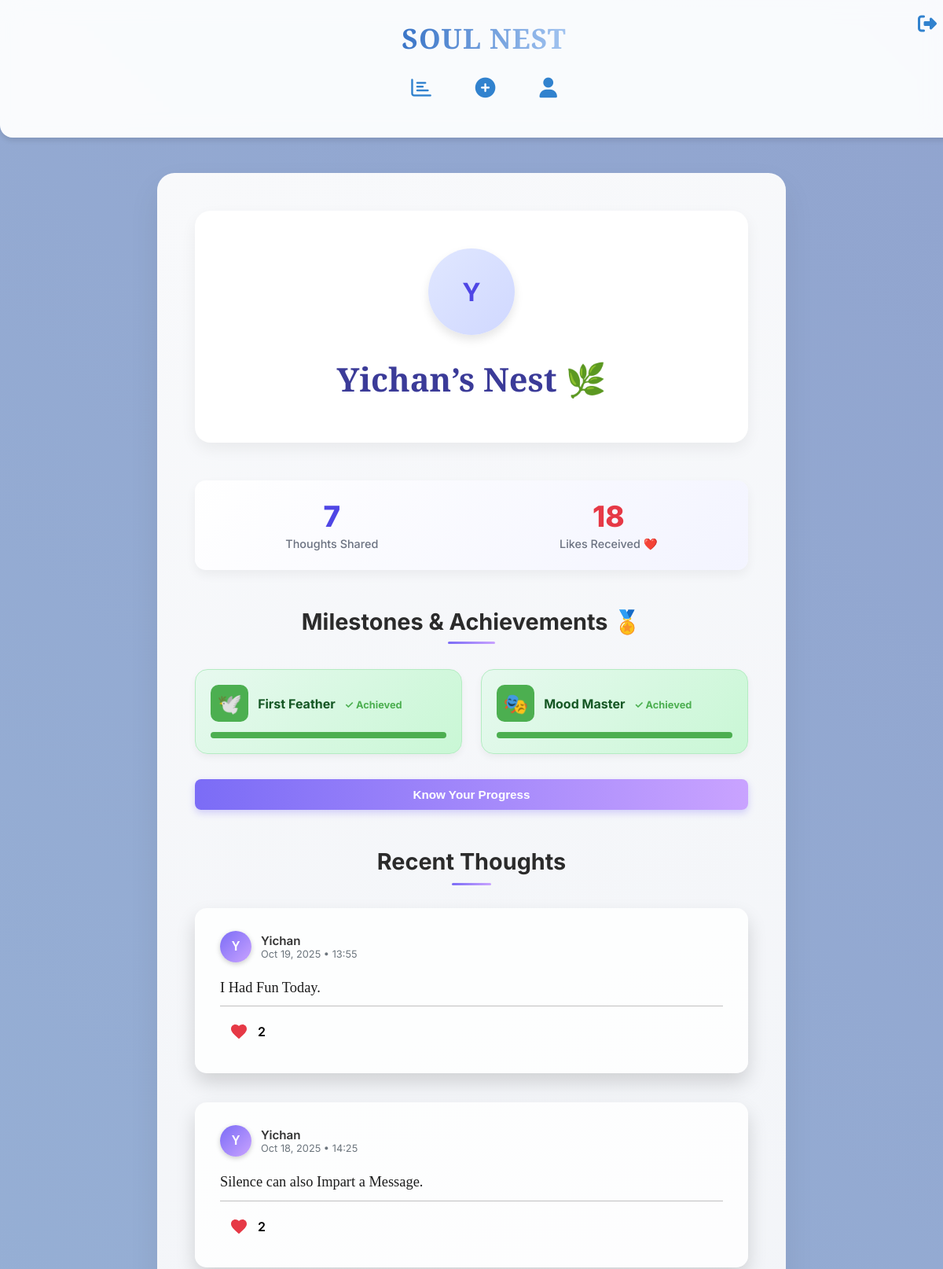
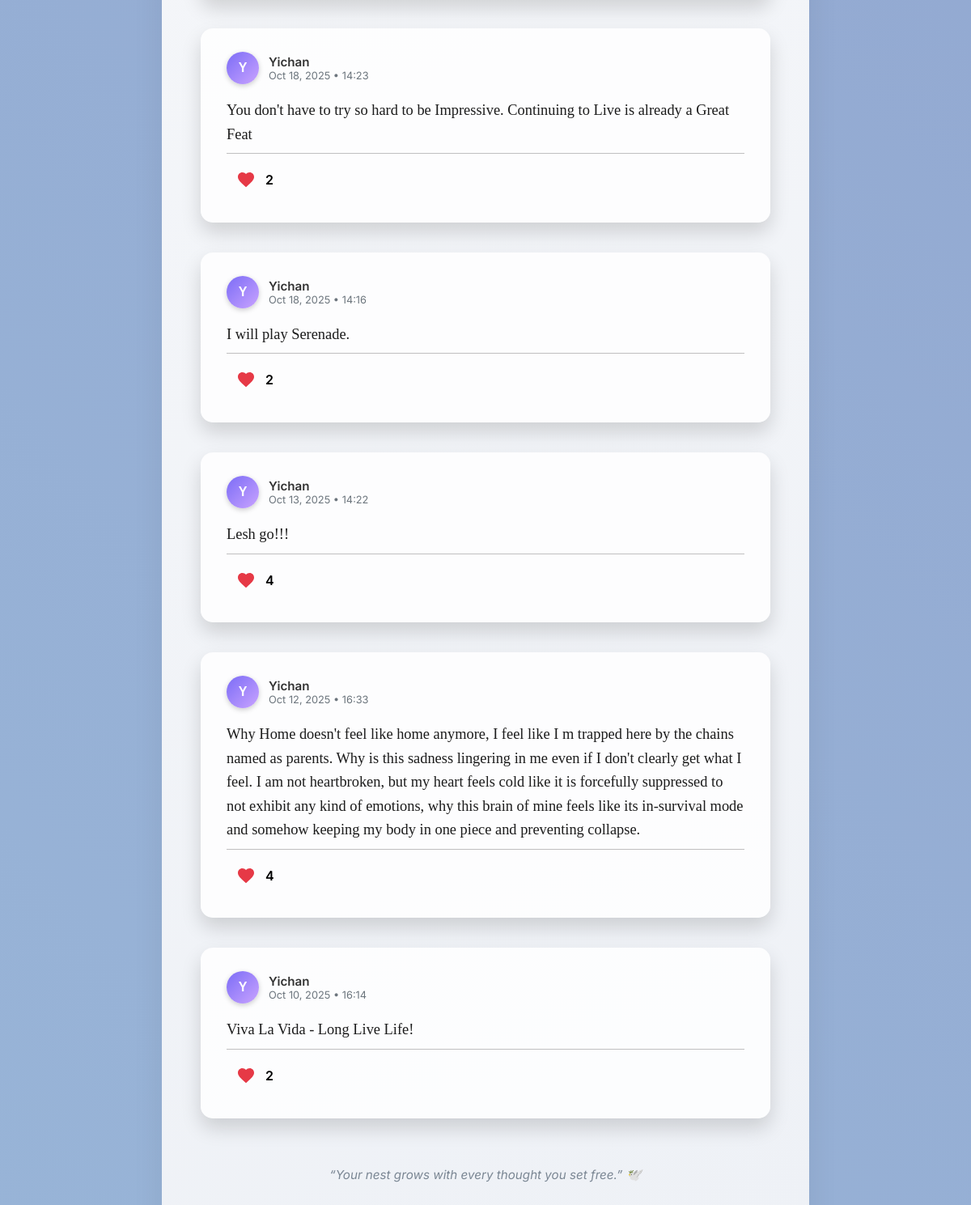
Screenshot of /profile/3 (signed in) with the database file from the repository (2 pictures, top to bottom).
### models.py (models this page shows, shortened)
class User(db.Model, UserMixin):
    id = db.Column(db.Integer, primary_key=True)
    username = db.Column(db.String(80), nullable=False, unique=True)
    password = db.Column(db.String(200), nullable=False)
    profile_image = db.Column(db.String(200), nullable=True)
    liked_thoughts = db.relationship(
        'Thought', secondary='likes',
        back_populates='liked_by', lazy='dynamic'
    )
    def total_likes_received(self):
        return sum(thought.liked_by.count() for thought in self.thoughts)

class Thought(db.Model):
    id = db.Column(db.Integer, primary_key=True)
    content = db.Column(db.Text, nullable=False)
    user_id = db.Column(db.Integer, db.ForeignKey('user.id'), nullable=False)
    timestamp = db.Column(db.DateTime, default=datetime.utcnow)
    mood = db.Column(db.String(50), nullable=True)
    comments = db.relationship('Comment', backref='thought', lazy='select')
    user = db.relationship('User', backref=db.backref('thoughts', lazy=True))
    liked_by = db.relationship(
        'User', secondary='likes',
        back_populates='liked_thoughts', lazy='dynamic' # Keep dynamic for efficiency
    )
    def is_liked_by(self, user):
        return self.liked_by.filter(likes.c.user_id == user.id).first() is not None
    def like_count(self):
        return self.liked_by.count()

### app.py (the view)
@app.route('/profile/<int:user_id>')
@login_required
def user_profile(user_id):
    user_to_view = User.query.get_or_404(user_id)
    user_posts = sorted(user_to_view.thoughts, key=lambda t: t.timestamp, reverse=True)
    total_likes = user_to_view.total_likes_received()
    milestones = get_milestones(user_to_view)
    return render_template(
        'profile.html',
        user=user_to_view,
        posts=user_posts,
        total_likes=total_likes,
        milestones=milestones
    )

### app.py (called while the page is built)
@login_manager.user_loader
def load_user(user_id):
    return User.query.get(int(user_id))  # Loads user by ID

### milestones.py (called while the page is built)
def create_badge(name, icon, current, target):
    achieved = current >= target
    target = max(target, 1)  # avoid division by zero
    progress = f"{min(current, target)}/{target}"
    percentage = min(int((min(current, target) / target) * 100), 100)
    return {
        'name': name,
        'icon': icon,
        'progress': progress,
        'percentage': percentage,
        'achieved': achieved
    }

def calculate_streak_badge(user):
    if not user.thoughts:
        return None
    unique_dates = sorted({t.timestamp.date() for t in user.thoughts}, reverse=True)
    streak_days = 0
    last_date = datetime.utcnow().date() + timedelta(days=1)
    for current_date in unique_dates:
        diff = (last_date - current_date).days
        if diff == 1:
            streak_days += 1
            last_date = current_date
        elif diff == 0:
            last_date = current_date
        else:
            break
    today = datetime.utcnow().date()
    if unique_dates and (today - unique_dates[0]).days > 1:
        return None  # streak broken
    STREAK_TARGET = 7
    if streak_days >= 3:
        return create_badge("Soul Architect", "🔥", streak_days, STREAK_TARGET)
    return None

### templates/profile.html (shortened to what this page needs)
{% extends "base.html" %}
{% from 'macros.html' import render_thought_card %}
{% block content %}
<div class="profile-container" style="
    max-width: 1000px;
    margin: 4rem auto 6rem;
    padding: 3rem 3rem 5rem;
    background: linear-gradient(160deg, #f8f9fb 0%, #eef1f6 100%);
    border-radius: 22px;
    box-shadow: 0 18px 40px rgba(0, 0, 0, 0.07);
">
    <div class="profile-header-card" data-aos="fade-up" style="
        text-align: center;
        padding: 3rem 2rem;
        border-radius: 20px;
        background: #ffffff;
        box-shadow: 0 8px 20px rgba(0, 0, 0, 0.06);
        margin-bottom: 3rem;
        transition: all 0.3s ease;
    ">
        {% if user.profile_image %}
            <img src="{{ user.profile_image }}" alt="{{ user.username }}" style="
                width: 110px; height: 110px;
                border-radius: 50%;
                object-fit: cover;
                box-shadow: 0 6px 14px rgba(79, 70, 229, 0.25);
                margin-bottom: 1rem;
                border: 3px solid #ecebff;
            ">
        {% else %}
            <div style="
                width: 110px; height: 110px;
                border-radius: 50%;
                background: linear-gradient(135deg, #e0e7ff, #d0d8ff);
                color: #4f46e5;
                display: flex; align-items: center; justify-content: center;
                font-size: 2rem; font-weight: 700;
                margin: 0 auto 1rem;
                box-shadow: 0 6px 12px rgba(0,0,0,0.1);
            ">
                {{ user.username[0]|upper }}
            </div>
        {% endif %}
        <h1 style="
            font-family: 'Playfair Display', serif;
            font-size: 2.6rem;
            color: #3b3b98;
            margin-bottom: 0.3rem;
        ">
            {{ user.username }}’s Nest 🌿
        </h1>
    </div>
    <div class="stats-bar" data-aos="fade-up" style="
        display: flex;
        justify-content: space-around;
        padding: 1.5rem 0;
        margin-bottom: 3rem;
        border-radius: 14px;
        background: linear-gradient(135deg, #ffffff, #f3f4ff);
        box-shadow: 0 6px 14px rgba(0, 0, 0, 0.05);
    ">
        <div class="stat-item" style="text-align: center;">
            <div style="font-size: 2.3rem; font-weight: 800; color: #4f46e5; line-height: 1.2;">
                {{ posts|length }}
            </div>
            <div style="font-size: 0.9rem; color: #6b7280; font-weight: 500; margin-top: 0.25rem;">
                Thoughts Shared
            </div>
        </div>
        <div class="stat-item" style="text-align: center;">
            <div style="font-size: 2.3rem; font-weight: 800; color: #e63946; line-height: 1.2;">
                {{ total_likes }}
            </div>
            <div style="font-size: 0.9rem; color: #6b7280; font-weight: 500; margin-top: 0.25rem;">
                Likes Received ❤️
            </div>
        </div>
    </div>
    <h2 data-aos="fade-up" style="
        font-family: 'Inter', sans-serif;
        font-size: 1.8rem;
        font-weight: 700;
        color: #2b2b2b;
        text-align: center;
        margin-bottom: 2rem;
        position: relative;
    ">
        Milestones & Achievements 🏅
        <span style="
            display:block;
            width: 60px;
            height: 3px;
            background: linear-gradient(90deg, #7b6cf6, #c9a3ff);
            margin: 0.5rem auto 0;
            border-radius: 4px;
        "></span>
    </h2>
    <div class="badges-grid" data-aos="fade-up" style="
        display: grid;
        grid-template-columns: repeat(auto-fill, minmax(280px, 1fr));
        gap: 1.5rem;
        margin-bottom: 2rem;
    ">
        {% for badge in milestones if badge.achieved %}
            <div class="badge-card" style="
                background: linear-gradient(135deg, #e7f9ef, #c9f7d5);
                border: 1px solid #b4ecc2;
                border-radius: 16px;
                padding: 1.2rem;
                display: flex;
                flex-direction: column;
                gap: 0.8rem;
                box-shadow: 0 4px 10px rgba(0,0,0,0.05);
                transition: all 0.3s ease;
            ">
                <div style="display:flex; align-items:center; gap:0.75rem;">
                    <span style="font-size:1.6rem; padding:0.5rem; background:#4CAF50; border-radius:10px; color:white;">
                        {{ badge.icon }}
                    </span>
                    <div style="font-weight:700; color:#155724; flex-grow:1;">
                        {{ badge.name }}
                        <span style="font-size:0.8rem; color:#4CAF50; margin-left:0.5rem;">✓ Achieved</span>
                    </div>
                </div>
                <div style="height:8px; background:rgba(0,0,0,0.1); border-radius:8px; overflow:hidden;">
                    <div style="width:100%; height:100%; background:#4CAF50;"></div>
                </div>
            </div>
        {% endfor %}
    </div>
    {% if milestones|selectattr("achieved", "equalto", false)|list %}
        <button id="show-progress-btn" class="progress-btn "style="
            margin:1rem auto 0;
            display:block;
            padding:0.7rem 1.5rem;
            border:none;
            background: linear-gradient(90deg, #7b6cf6, #c9a3ff);
            color:white;
            border-radius:8px;
            cursor:pointer;
            font-weight:600;
            font-size:0.95rem;
            transition: all 0.3s ease;
            box-shadow: 0 4px 10px rgba(123,108,246,0.3);
        ">
            Know Your Progress
        </button>
    {% endif %}
    <h2 data-aos="fade-up" style="
        font-family: 'Inter', sans-serif;
        font-size: 1.8rem;
        font-weight: 700;
        color: #2b2b2b;
        text-align: center;
        margin-top: 3rem;
        margin-bottom: 1.8rem;
    ">
        Recent Thoughts
        <span style="
            display:block;
            width: 50px;
            height: 3px;
            background: linear-gradient(90deg, #7b6cf6, #c9a3ff);
            margin: 0.6rem auto 0;
            border-radius: 4px;
        "></span>
    </h2>
    <div class="user-feed" data-aos="fade-up" style="display:flex; flex-direction:column; gap:1.5rem;">
        {% if posts %}
            {% for post in posts %}
                {{ render_thought_card(thought=post, current_user=current_user, editable=(user.id == current_user.id)) }}
            {% endfor %}
        {% else %}
            <p style="color:#7b8794; padding:1rem; text-align:center; background:#fff; border-radius:8px;">
                {{ user.username }} hasn't shared any thoughts yet.
            </p>
        {% endif %}
    </div>
    <p style="text-align:center; color:#7b8794; font-style:italic; margin-top:3rem; font-size:0.95rem;">
        “Your nest grows with every thought you set free.” 🕊️
    </p>
</div>
{% endblock content %}

### templates/base.html (shortened to what this page needs)
<!DOCTYPE html>
<html lang="en">
<head>
<link href="https://unpkg.com/aos@2.3.1/dist/aos.css" rel="stylesheet">
<link rel="stylesheet" href="https://cdnjs.cloudflare.com/ajax/libs/font-awesome/6.5.0/css/all.min.css">
</head>
<body>
<div class="header" data-aos="fade-down">
    <h1>SOUL NEST</h1>
    {% if current_user.is_authenticated %}
        <div class="nav-core">
            <a href="{{ url_for('thoughts') }}" data-title="Feed"><i class="fa-regular fa-chart-bar"></i></a>
            <a href="{{ url_for('new_thought') }}" data-title="New Thought"><i class="fas fa-plus-circle"></i></a>
            <a href="{{ url_for('user_profile', user_id=current_user.id) }}" data-title="Profile"><i class="fas fa-user"></i></a>
        </div>
        <div class="nav-user">
            <a href="#" class="logout-trigger" data-title="Logout"><i class="fas fa-sign-out-alt"></i></a>
        </div>
    {% else %}
        <div class="nav-guest">
            <a href="{{ url_for('home') }}">Home</a>
            <a href="{{ url_for('login') }}">Login</a>
            <a href="{{ url_for('register') }}">Register</a>
        </div>
    {% endif %}
</div>
<div class="content container" data-aos="fade-up">
    {% block content %}{% endblock %}
</div>
</body>
</html>

### templates/macros.html (shortened to what this page needs)
{% macro render_thought_card(thought, current_user, editable=true) %}
<div class="thought-card mood-{{ thought.mood }}" data-aos="fade-up" style="
    padding: 1.8rem 2rem;
    border-radius: 15px;
    box-shadow: 0 12px 25px rgba(0,0,0,0.15);
    transition: transform 0.3s ease, box-shadow 0.3s ease, background 0.4s ease;
"
onmouseover="this.style.transform='scale(1.03)'; this.style.boxShadow='0 18px 35px rgba(0,0,0,0.25)';"
onmouseout="this.style.transform='scale(1)'; this.style.boxShadow='0 12px 25px rgba(0,0,0,0.15)';">
    <div class="thought-header" style="display: flex; align-items: center; gap: 0.75rem; margin-bottom: 0.75rem;">
        <div style="
            width: 40px; height: 40px;
            border-radius: 50%;
            background: linear-gradient(135deg, #7b6cf6, #c9a3ff);
            display: flex; align-items: center; justify-content: center;
            font-weight: 700; color: white;
            font-family: 'Zalando Sans SemiExpanded', sans-serif;
            font-size: 1rem; text-transform: uppercase;
            box-shadow: 0 2px 6px rgba(0,0,0,0.2);
        ">
            {{ thought.user.username[0] }}
        </div>
        <div>
            <div style="font-weight: 600; font-size: 0.95rem; color: #333;">
                {{ thought.user.username }}
            </div>
            <div style="font-size: 0.8rem; color: #6c757d;">
                {{ thought.timestamp.strftime('%b %d, %Y • %H:%M') }}
            </div>
        </div>
    </div>
    <p class="thought-content" style="
        font-family: 'PT Serif', serif;
        font-size: 1.15rem; color: #1c1c1c; font-weight: 500;
        line-height: 1.6; margin-bottom: 0.5rem;
    ">
        {{ thought.content }}
    </p>
    <div style="height:1px; background:#b0aeaec6; margin-top:0.5rem; margin-bottom:0.5rem; width:100%;"></div>
    <div class="thought-footer" style="display: flex; justify-content: space-between; align-items: center;">
        <div class="like-section" style="display:flex; align-items:center; gap:0.003rem;">
            <button type="button"
                    class="heart-icon {% if thought.is_liked_by(current_user) %}liked{% endif %}"
                    data-id="{{ thought.id }}"
                    onclick="toggleLike(this)"
                style="background:none; border:none; cursor:pointer; display:flex; align-items:center; gap:0.2rem;">
                <svg width="24" height="24" viewBox="0 0 24 24" fill="{% if thought.is_liked_by(current_user) %}#e63946{% else %}#d3d3d3{% endif %}" xmlns="http://www.w3.org/2000/svg">
                    <path d="M12 21.35l-1.45-1.32C5.4 15.36 2 12.28 2 8.5 2 5.42 4.42 3 7.5 3c1.74 0 3.41 0.81 4.5 2.09C13.09 3.81 14.76 3 16.5 3 19.58 3 22 5.42 22 8.5c0 3.78-3.4 6.86-8.55 11.54L12 21.35z"/>
                </svg>
            </button>
            <span id="like-count-{{ thought.id }}" style="font-weight:600;">{{ thought.like_count() }}</span>
        </div>
    </div>
</div>
{% endmacro %}

### templates/base.html (style rules this page uses)
:root { --primary: #3182ce; --primary-light: #e0f2fe; --text-dark: #212529; --text-muted: #6c757d; --bg: #f8f9fa; --card-bg: #ffffff; --card-shadow: 0 4px 6px rgba(0, 0, 0, 0.1); }
body { font-family: 'Inter', sans-serif; margin: 0; background: linear-gradient(45deg, #a8d8ea 0%, #8b97c8 100%); background-size: 400% 400%; animation: gradientShift 15s ease infinite; overflow-x: hidden; }
.container { max-width: 800px; margin: 0 auto; padding: 0 1rem; }
.header { background: rgba(255, 255, 255, 0.95); padding: 1.5rem 1rem 2rem 1rem; position: fixed; top: 0; width: 100%; z-index: 1000; box-shadow: var(--card-shadow); border-radius: 0 0 16px 16px; backdrop-filter: blur(12px); display: flex; flex-direction: column; align-items: center; }
.header h1 { margin: 0; text-align: center; font-family: 'Playfair Display', serif; font-size: 2.2rem; letter-spacing: 1px; background: linear-gradient(90deg, #3A75C7, #A2C4F0); -webkit-background-clip: text; background-clip: text; color: transparent; margin-bottom: 1.5rem; }
.nav-core { display: flex; justify-content: center; gap: 3.5rem; margin-bottom: 1rem; }
.nav-core a { color: var(--primary); text-decoration: none; font-size: 1.6rem; transition: all 0.3s ease; position: relative; }
.nav-user { position: absolute; top: 1rem; right: 2.5rem; display: flex; gap: 1.5rem; }
.nav-user a { color: var(--primary); font-size: 1.5rem; transition: all 0.3s ease; }
.content { margin-top: 220px; }
.thought-card { background: rgba(255, 255, 255, 0.85); padding: 1.5rem; border-radius: 12px; box-shadow: var(--card-shadow); margin-bottom: 0.8rem; transition: transform 0.3s, box-shadow 0.3s, background 0.3s; }
button { width: 100%; padding: 0.75rem; background-color: var(--primary); color: white; border: none; border-radius: 8px; font-size: 1rem; font-weight: 600; cursor: pointer; }

### rows the page displays
User: username "Y", username "Yichan", user "Y", user.username "Yichan"
Thought: timestamp "Oct 19, 2025 • 13:55", content "I Had Fun Today.", like_count "2"
Thought: timestamp "Oct 18, 2025 • 14:25", content "Silence can also Impart a Message.", like_count "2"
Thought: timestamp "Oct 18, 2025 • 14:23", content "You don't have to try so hard to be Impressive. Continuing to Live is already a Great Feat", like_count "2"
Thought: timestamp "Oct 18, 2025 • 14:16", content "I will play Serenade.", like_count "2"
Thought: timestamp "Oct 13, 2025 • 14:22", content "Lesh go!!!", like_count "4"
Thought: timestamp "Oct 12, 2025 • 16:33", content "Why Home doesn't feel like home anymore, I feel like I m trapped here by the chains named as parents. Why is this sadness lingering in me even if I don't clearly get what I feel. I am not heartbroken, but my heart feels cold like it is forcefully suppressed to not exhibit any kind of emotions, why this brain of mine feels like its in-survival mode and somehow keeping my body in one piece and preventing collapse.", like_count "4"
Thought: timestamp "Oct 10, 2025 • 16:14", content "Viva La Vida - Long Live Life!", like_count "2"

### other values shown
{{ posts|length }} "7"
{{ total_likes }} "18"
{{ badge.icon }} "🕊️" "🎭"
{{ badge.name }} "First Feather" "Mood Master"
